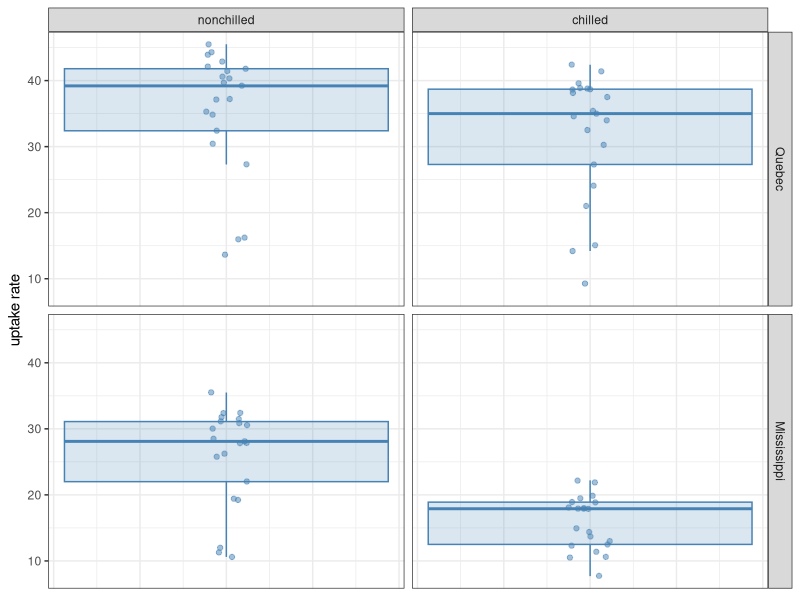
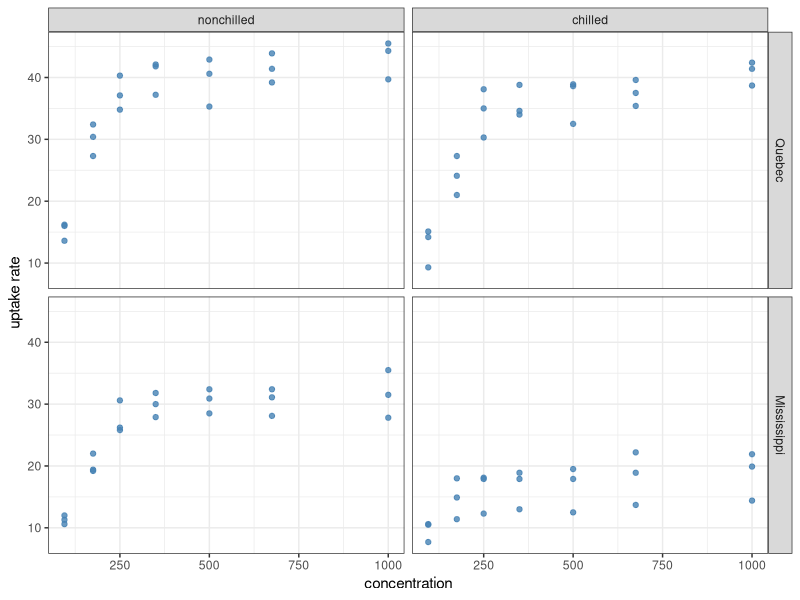
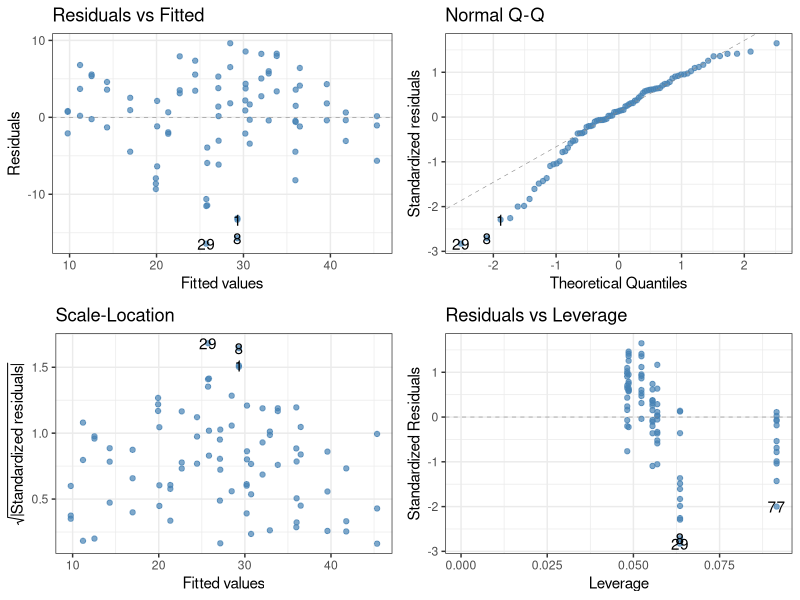
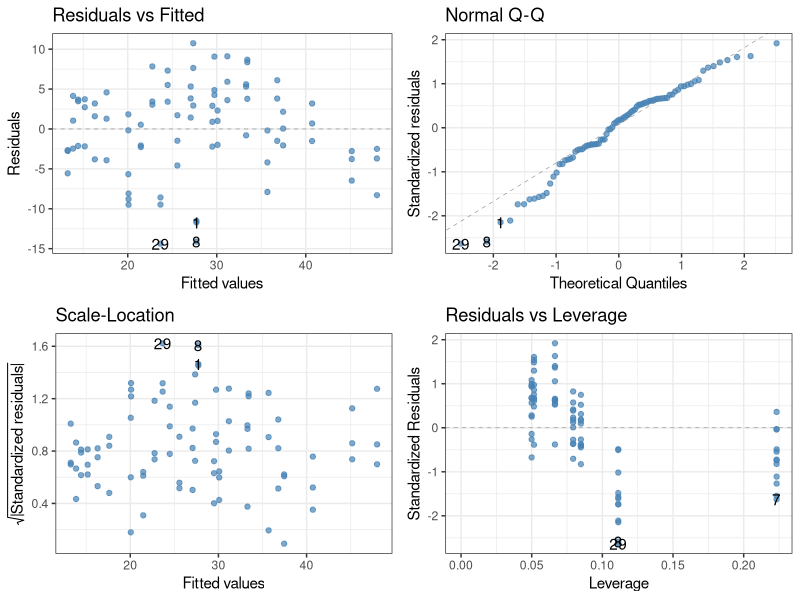
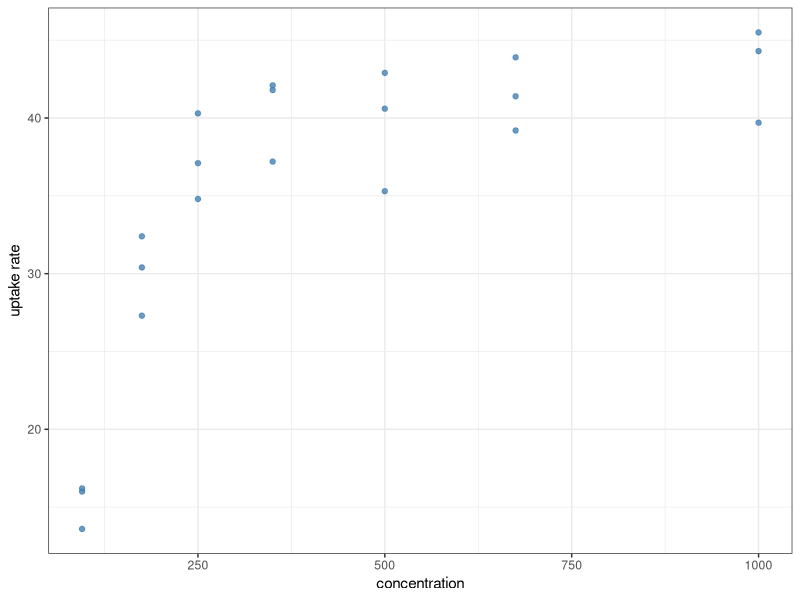
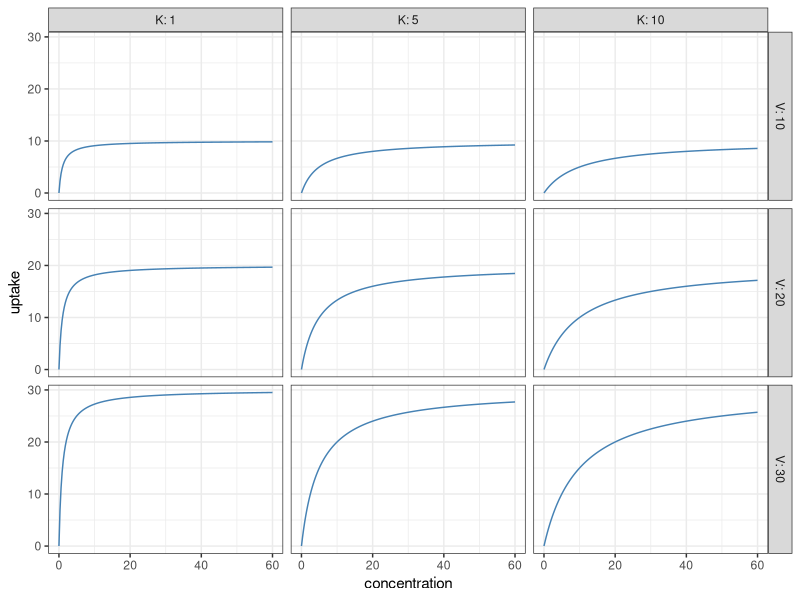
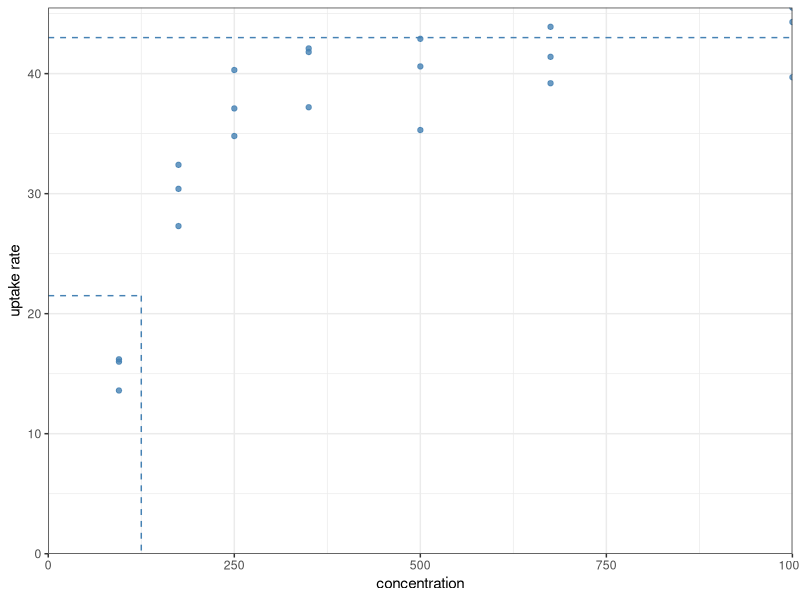

Here is the R script that generated these plots, in order: (Note: this script raises an error after producing the figures.)
## ---- chunk 1
#| message: false
library(tidyverse)
as_tibble(CO2)
## ---- chunk 2
as_tibble(CO2) |>
  ggplot(aes(x = 0, y = uptake)) +
  geom_boxplot(color = "steelblue", fill = "steelblue",
               alpha = 0.2, outlier.shape = NA) +
  geom_jitter(color = "steelblue", alpha = 0.5, width = 0.05) +
  facet_grid(Type ~ Treatment) +
  ylab("uptake rate") +
  theme_bw() +
  theme(axis.title.x = element_blank(), # The x-axis is meaningless here,
        axis.ticks.x = element_blank(), # so remove title, tick marks,
        axis.text.x = element_blank())  # and labels from it
## ---- chunk 3
as_tibble(CO2) |>
  ggplot(aes(x = conc, y = uptake)) +
  geom_point(color = "steelblue", alpha = 0.8) +
  facet_grid(Type ~ Treatment) +
  labs(x = "concentration", y = "uptake rate") +
  theme_bw()
## ---- chunk 4
lm(uptake ~ conc + Type * Treatment, data = CO2) |> anova()
## ---- chunk 5
#| warning: false
#| fig-height: 6
library(ggfortify)

lm(uptake ~ conc + Type * Treatment, data = CO2) |>
  autoplot(smooth.colour = NA, colour = "steelblue", alpha = 0.7) +
  theme_bw()
## ---- chunk 6
lm(uptake ~ conc + Type * Treatment, data = CO2) |> summary()
## ---- chunk 7
#| warning: false
#| fig-height: 6
lm(uptake ~ conc * Type * Treatment, data = CO2) |> anova()
lm(uptake ~ conc * Type * Treatment, data = CO2) |> summary()
lm(uptake ~ conc * Type * Treatment, data = CO2) |>
  autoplot(smooth.colour = NA, colour = "steelblue", alpha = 0.7) +
  theme_bw()
## ---- chunk 8
as_tibble(CO2) |>
  filter(Type == "Quebec", Treatment == "nonchilled") |>
  ggplot(aes(x = conc, y = uptake)) +
  geom_point(color = "steelblue", alpha = 0.8) +
  labs(x = "concentration", y = "uptake rate") +
  theme_bw()
## ---- chunk 9
#| message: false
expand_grid(V = c(10, 20, 30), # This function creates a tibble with all
            K = c(1, 5, 10),   # possible combinations of the inputs
            concentration = seq(0, 60, l = 201)) |>
  group_by(V, K) |>
  mutate(uptake = V * concentration / (K + concentration)) |>
  ungroup() |>
  ggplot(aes(x = concentration, y = uptake)) +
  geom_line(color = "steelblue") +
  facet_grid(V ~ K, labeller = label_both) +
  theme_bw()
## ---- chunk 10
as_tibble(CO2) |>
  filter(Type == "Quebec", Treatment == "nonchilled") |>
  ggplot(aes(x = conc, y = uptake)) +
  geom_point(color = "steelblue", alpha = 0.8) +
  geom_hline(yintercept = 43, linetype = "dashed", color = "steelblue") +
  annotate(geom = "segment", x = 0, y = 43/2, xend = 125, yend = 43/2,
           linetype = "dashed", color = "steelblue") +
  annotate(geom = "segment", x = 125, y = 43/2, xend = 125, yend = 0,
           linetype = "dashed", color = "steelblue") +
  scale_x_continuous(name = "concentration",
                     limits = c(0, NA), expand = c(0, 0)) +
  scale_y_continuous(name = "uptake rate",
                     limits = c(0, NA), expand = c(0, 0)) +
  theme_bw()
## ---- chunk 11
list(a = 3, b = "Hello!", myTable = tibble(x = c(1, 2), y = c(3, 4)))
## ---- chunk 12
myList <- list(
  a = 3,
  b = "Hello!",
  myTable = tibble(x = c(1, 2), y = c(3, 4))
)
## ---- chunk 13
myList$myTable # Access the entry called myTable in the list
## ---- chunk 14
myList[[3]] # Access the third entry (myTable) in the list
## ---- chunk 15
sum(c(1, 2, 3))
## ---- chunk 16
#| error: true
sum(list(1, 2, 3))
## ---- chunk 17
nonlinearFit <- as_tibble(CO2) |>
  filter(Type == "Quebec", Treatment == "nonchilled") |>
  nls(uptake ~ V*conc/(K + conc), data = _, start = list(V = 43, K = 125))

print(nonlinearFit)
## ---- chunk 18
summary(nonlinearFit)
## ---- chunk 19
predict(nonlinearFit)
## ---- chunk 20
as_tibble(CO2) |>
  filter(Type == "Quebec", Treatment == "nonchilled") |>
  mutate(pred = predict(nonlinearFit)) |>
  ggplot() +
  geom_point(aes(x = conc, y = uptake), color = "steelblue", alpha = 0.8) +
  geom_line(aes(x = conc, y = pred), linetype = "dashed", alpha = 0.5) +
  labs(x = "concentration", y = "uptake rate") +
  theme_bw()
## ---- chunk 21
V_fitted <- coef(nonlinearFit)["V"] # Get fitted values of V and K
K_fitted <- coef(nonlinearFit)["K"] # from the vector of coefficients

as_tibble(CO2) |>
  filter(Type == "Quebec", Treatment == "nonchilled") |>
  ggplot() +
  geom_point(aes(x = conc, y = uptake), color = "steelblue", alpha = 0.8) +
  geom_function(fun = function(x) V_fitted * x / (K_fitted + x),
                linetype = "dashed", alpha = 0.5) +
  labs(x = "concentration", y = "uptake rate") +
  theme_bw()
